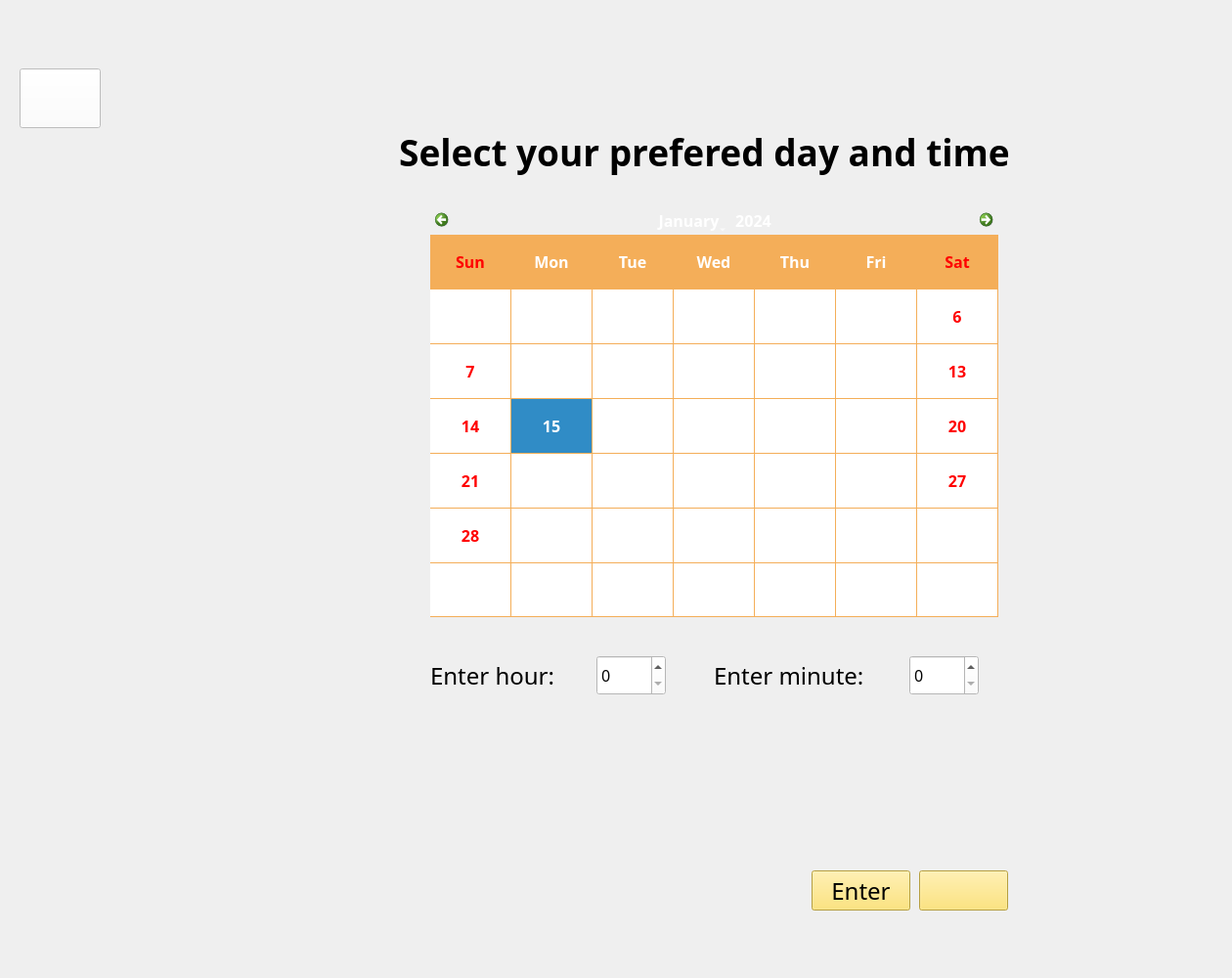
    <widget class="QWidget" name="page_7">
     <widget class="QLabel" name="label">
      <property name="geometry">
       <rect>
        <x>440</x>
        <y>670</y>
        <width>161</width>
        <height>41</height>
       </rect>
      </property>
      <property name="font">
       <font>
        <family>Papyrus</family>
        <pointsize>18</pointsize>
        <weight>50</weight>
        <bold>false</bold>
       </font>
      </property>
      <property name="styleSheet">
       <string notr="true">background-color: rgb(255, 255, 255,0%);</string>
      </property>
      <property name="text">
       <string>Enter hour:</string>
      </property>
     </widget>
     <widget class="QLabel" name="label_2">
      <property name="geometry">
       <rect>
        <x>730</x>
        <y>670</y>
        <width>181</width>
        <height>41</height>
       </rect>
      </property>
      <property name="font">
       <font>
        <family>Papyrus</family>
        <pointsize>18</pointsize>
        <weight>50</weight>
        <bold>false</bold>
       </font>
      </property>
      <property name="styleSheet">
       <string notr="true">background-color: rgb(255, 255, 255,0%);</string>
      </property>
      <property name="text">
       <string>Enter minute:</string>
      </property>
     </widget>
     <widget class="QPushButton" name="enter_timeInput">
      <property name="geometry">
       <rect>
        <x>830</x>
        <y>890</y>
        <width>101</width>
        <height>41</height>
       </rect>
      </property>
      <property name="font">
       <font>
        <family>Papyrus</family>
        <pointsize>18</pointsize>
       </font>
      </property>
      <property name="styleSheet">
       <string notr="true">background-color: rgb(255, 222, 89);</string>
      </property>
      <property name="text">
       <string>Enter</string>
      </property>
     </widget>
     <widget class="QPushButton" name="home_p7">
      <property name="geometry">
       <rect>
        <x>20</x>
        <y>70</y>
        <width>83</width>
        <height>61</height>
       </rect>
      </property>
      <property name="palette">
       <palette>
        <active>
         <colorrole role="WindowText">
          <brush brushstyle="SolidPattern">
           <color alpha="255">
            <red>0</red>
            <green>0</green>
            <blue>0</blue>
           </color>
          </brush>
         </colorrole>
         <colorrole role="Button">
          <brush brushstyle="SolidPattern">
           <color alpha="229">
            <red>255</red>
            <green>255</green>
            <blue>255</blue>
           </color>
          </brush>
         </colorrole>
         <colorrole role="Light">
          <brush brushstyle="SolidPattern">
           <color alpha="255">
            <red>255</red>
            <green>255</green>
            <blue>255</blue>
           </color>
          </brush>
         </colorrole>
         <colorrole role="Midlight">
          <brush brushstyle="SolidPattern">
           <color alpha="255">
            <red>255</red>
            <green>255</green>
            <blue>255</blue>
           </color>
          </brush>
         </colorrole>
         <colorrole role="Dark">
          <brush brushstyle="SolidPattern">
           <color alpha="255">
            <red>127</red>
            <green>127</green>
            <blue>127</blue>
           </color>
          </brush>
         </colorrole>
         <colorrole role="Mid">
          <brush brushstyle="SolidPattern">
           <color alpha="255">
            <red>170</red>
            <green>170</green>
            <blue>170</blue>
           </color>
          </brush>
         </colorrole>
         <colorrole role="Text">
          <brush brushstyle="SolidPattern">
           <color alpha="255">
            <red>0</red>
            <green>0</green>
            <blue>0</blue>
           </color>
          </brush>
         </colorrole>
         <colorrole role="BrightText">
          <brush brushstyle="SolidPattern">
           <color alpha="255">
            <red>255</red>
            <green>255</green>
            <blue>255</blue>
           </color>
          </brush>
         </colorrole>
         <colorrole role="ButtonText">
          <brush brushstyle="SolidPattern">
           <color alpha="255">
            <red>0</red>
            <green>0</green>
            <blue>0</blue>
           </color>
          </brush>
         </colorrole>
         <colorrole role="Base">
          <brush brushstyle="SolidPattern">
           <color alpha="229">
            <red>255</red>
            <green>255</green>
            <blue>255</blue>
           </color>
          </brush>
         </colorrole>
         <colorrole role="Window">
          <brush brushstyle="SolidPattern">
           <color alpha="229">
            <red>255</red>
            <green>255</green>
            <blue>255</blue>
           </color>
          </brush>
         </colorrole>
         <colorrole role="Shadow">
          <brush brushstyle="SolidPattern">
           <color alpha="255">
            <red>0</red>
            <green>0</green>
            <blue>0</blue>
           </color>
          </brush>
         </colorrole>
         <colorrole role="AlternateBase">
          <brush brushstyle="SolidPattern">
           <color alpha="255">
            <red>255</red>
            <green>255</green>
            <blue>255</blue>
           </color>
          </brush>
         </colorrole>
         <colorrole role="ToolTipBase">
          <brush brushstyle="SolidPattern">
           <color alpha="255">
            <red>255</red>
            <green>255</green>
            <blue>220</blue>
           </color>
          </brush>
         </colorrole>
         <colorrole role="ToolTipText">
          <brush brushstyle="SolidPattern">
           <color alpha="255">
            <red>0</red>
            <green>0</green>
            <blue>0</blue>
           </color>
          </brush>
         </colorrole>
         <colorrole role="PlaceholderText">
          <brush brushstyle="NoBrush">
           <color alpha="128">
            <red>0</red>
            <green>0</green>
            <blue>0</blue>
           </color>
          </brush>
         </colorrole>
        </active>
        <inactive>
         <colorrole role="WindowText">
          <brush brushstyle="SolidPattern">
           <color alpha="255">
            <red>0</red>
            <green>0</green>
            <blue>0</blue>
           </color>
          </brush>
         </colorrole>
         <colorrole role="Button">
          <brush brushstyle="SolidPattern">
           <color alpha="229">
            <red>255</red>
            <green>255</green>
            <blue>255</blue>
           </color>
          </brush>
         </colorrole>
         <colorrole role="Light">
          <brush brushstyle="SolidPattern">
           <color alpha="255">
            <red>255</red>
            <green>255</green>
            <blue>255</blue>
           </color>
          </brush>
         </colorrole>
         <colorrole role="Midlight">
          <brush brushstyle="SolidPattern">
           <color alpha="255">
            <red>255</red>
            <green>255</green>
            <blue>255</blue>
           </color>
          </brush>
         </colorrole>
         <colorrole role="Dark">
          <brush brushstyle="SolidPattern">
           <color alpha="255">
            <red>127</red>
            <green>127</green>
            <blue>127</blue>
           </color>
          </brush>
         </colorrole>
         <colorrole role="Mid">
          <brush brushstyle="SolidPattern">
           <color alpha="255">
            <red>170</red>
            <green>170</green>
            <blue>170</blue>
           </color>
          </brush>
         </colorrole>
         <colorrole role="Text">
          <brush brushstyle="SolidPattern">
           <color alpha="255">
            <red>0</red>
            <green>0</green>
            <blue>0</blue>
           </color>
          </brush>
         </colorrole>
         <colorrole role="BrightText">
          <brush brushstyle="SolidPattern">
           <color alpha="255">
            <red>255</red>
            <green>255</green>
            <blue>255</blue>
           </color>
          </brush>
         </colorrole>
         <colorrole role="ButtonText">
          <brush brushstyle="SolidPattern">
           <color alpha="255">
            <red>0</red>
            <green>0</green>
            <blue>0</blue>
           </color>
          </brush>
         </colorrole>
         <colorrole role="Base">
          <brush brushstyle="SolidPattern">
           <color alpha="229">
            <red>255</red>
            <green>255</green>
            <blue>255</blue>
           </color>
          </brush>
         </colorrole>
         <colorrole role="Window">
          <brush brushstyle="SolidPattern">
           <color alpha="229">
            <red>255</red>
            <green>255</green>
            <blue>255</blue>
           </color>
          </brush>
         </colorrole>
         <colorrole role="Shadow">
          <brush brushstyle="SolidPattern">
           <color alpha="255">
            <red>0</red>
            <green>0</green>
            <blue>0</blue>
           </color>
          </brush>
         </colorrole>
         <colorrole role="AlternateBase">
          <brush brushstyle="SolidPattern">
           <color alpha="255">
            <red>255</red>
            <green>255</green>
            <blue>255</blue>
           </color>
          </brush>
         </colorrole>
         <colorrole role="ToolTipBase">
          <brush brushstyle="SolidPattern">
           <color alpha="255">
            <red>255</red>
            <green>255</green>
            <blue>220</blue>
           </color>
          </brush>
         </colorrole>
         <colorrole role="ToolTipText">
          <brush brushstyle="SolidPattern">
           <color alpha="255">
            <red>0</red>
            <green>0</green>
            <blue>0</blue>
           </color>
          </brush>
         </colorrole>
         <colorrole role="PlaceholderText">
          <brush brushstyle="NoBrush">
           <color alpha="128">
            <red>0</red>
            <green>0</green>
            <blue>0</blue>
           </color>
          </brush>
         </colorrole>
        </inactive>
        <disabled>
         <colorrole role="WindowText">
          <brush brushstyle="SolidPattern">
           <color alpha="255">
            <red>127</red>
            <green>127</green>
            <blue>127</blue>
           </color>
          </brush>
         </colorrole>
         <colorrole role="Button">
          <brush brushstyle="SolidPattern">
           <color alpha="229">
            <red>255</red>
            <green>255</green>
            <blue>255</blue>
           </color>
          </brush>
         </colorrole>
         <colorrole role="Light">
          <brush brushstyle="SolidPattern">
           <color alpha="255">
            <red>255</red>
            <green>255</green>
            <blue>255</blue>
           </color>
          </brush>
         </colorrole>
         <colorrole role="Midlight">
          <brush brushstyle="SolidPattern">
           <color alpha="255">
            <red>255</red>
            <green>255</green>
            <blue>255</blue>
           </color>
          </brush>
         </colorrole>
         <colorrole role="Dark">
          <brush brushstyle="SolidPattern">
           <color alpha="255">
            <red>127</red>
            <green>127</green>
            <blue>127</blue>
           </color>
          </brush>
         </colorrole>
         <colorrole role="Mid">
          <brush brushstyle="SolidPattern">
           <color alpha="255">
            <red>170</red>
            <green>170</green>
            <blue>170</blue>
           </color>
          </brush>
         </colorrole>
         <colorrole role="Text">
          <brush brushstyle="SolidPattern">
           <color alpha="255">
            <red>127</red>
            <green>127</green>
            <blue>127</blue>
           </color>
          </brush>
         </colorrole>
         <colorrole role="BrightText">
          <brush brushstyle="SolidPattern">
           <color alpha="255">
            <red>255</red>
            <green>255</green>
            <blue>255</blue>
           </color>
          </brush>
         </colorrole>
         <colorrole role="ButtonText">
          <brush brushstyle="SolidPattern">
           <color alpha="255">
            <red>127</red>
            <green>127</green>
            <blue>127</blue>
           </color>
          </brush>
         </colorrole>
         <colorrole role="Base">
          <brush brushstyle="SolidPattern">
           <color alpha="229">
            <red>255</red>
            <green>255</green>
            <blue>255</blue>
           </color>
          </brush>
         </colorrole>
         <colorrole role="Window">
          <brush brushstyle="SolidPattern">
           <color alpha="229">
            <red>255</red>
            <green>255</green>
            <blue>255</blue>
           </color>
          </brush>
         </colorrole>
         <colorrole role="Shadow">
          <brush brushstyle="SolidPattern">
           <color alpha="255">
            <red>0</red>
            <green>0</green>
            <blue>0</blue>
           </color>
          </brush>
         </colorrole>
         <colorrole role="AlternateBase">
          <brush brushstyle="SolidPattern">
           <color alpha="255">
            <red>255</red>
            <green>255</green>
            <blue>255</blue>
           </color>
          </brush>
         </colorrole>
         <colorrole role="ToolTipBase">
          <brush brushstyle="SolidPattern">
           <color alpha="255">
            <red>255</red>
            <green>255</green>
            <blue>220</blue>
           </color>
          </brush>
         </colorrole>
         <colorrole role="ToolTipText">
          <brush brushstyle="SolidPattern">
           <color alpha="255">
            <red>0</red>
            <green>0</green>
            <blue>0</blue>
           </color>
          </brush>
         </colorrole>
         <colorrole role="PlaceholderText">
          <brush brushstyle="NoBrush">
           <color alpha="128">
            <red>0</red>
            <green>0</green>
            <blue>0</blue>
           </color>
          </brush>
         </colorrole>
        </disabled>
       </palette>
      </property>
      <property name="font">
       <font>
        <pointsize>16</pointsize>
       </font>
      </property>
      <property name="styleSheet">
       <string notr="true">background-color: rgb(255, 255, 255,90%);</string>
      </property>
      <property name="text">
       <string/>
      </property>
      <property name="icon">
       <iconset>
        <normaloff>New Pic/Home_icon.png</normaloff>New Pic/Home_icon.png</iconset>
      </property>
      <property name="iconSize">
       <size>
        <width>100</width>
        <height>50</height>
       </size>
      </property>
     </widget>
     <widget class="QLabel" name="label_3">
      <property name="geometry">
       <rect>
        <x>350</x>
        <y>740</y>
        <width>741</width>
        <height>141</height>
       </rect>
      </property>
      <property name="font">
       <font>
        <family>Papyrus</family>
        <pointsize>20</pointsize>
        <weight>50</weight>
        <bold>false</bold>
       </font>
      </property>
      <property name="styleSheet">
       <string notr="true">background-color: rgb(255, 255, 255,0%);</string>
      </property>
      <property name="text">
       <string/>
      </property>
      <property name="alignment">
       <set>Qt::AlignCenter</set>
      </property>
      <property name="wordWrap">
       <bool>true</bool>
      </property>
     </widget>
     <widget class="QSpinBox" name="hour_in">
      <property name="geometry">
       <rect>
        <x>610</x>
        <y>670</y>
        <width>71</width>
        <height>41</height>
       </rect>
      </property>
      <property name="font">
       <font>
        <family>Papyrus</family>
        <pointsize>12</pointsize>
       </font>
      </property>
      <property name="styleSheet">
       <string notr="true">background-color: rgb(255, 255, 255);</string>
      </property>
      <property name="maximum">
       <number>23</number>
      </property>
     </widget>
     <widget class="QSpinBox" name="minute_in">
      <property name="geometry">
       <rect>
        <x>930</x>
        <y>670</y>
        <width>71</width>
        <height>41</height>
       </rect>
      </property>
      <property name="font">
       <font>
        <family>Papyrus</family>
        <pointsize>12</pointsize>
       </font>
      </property>
      <property name="styleSheet">
       <string notr="true">background-color: rgb(255, 255, 255);</string>
      </property>
      <property name="maximum">
       <number>59</number>
      </property>
     </widget>
     <widget class="QCalendarWidget" name="calendar">
      <property name="geometry">
       <rect>
        <x>440</x>
        <y>210</y>
        <width>581</width>
        <height>421</height>
       </rect>
      </property>
      <property name="palette">
       <palette>
        <active>
         <colorrole role="WindowText">
          <brush brushstyle="SolidPattern">
           <color alpha="255">
            <red>255</red>
            <green>255</green>
            <blue>255</blue>
           </color>
          </brush>
         </colorrole>
         <colorrole role="Button">
          <brush brushstyle="SolidPattern">
           <color alpha="255">
            <red>0</red>
            <green>0</green>
            <blue>0</blue>
           </color>
          </brush>
         </colorrole>
         <colorrole role="Light">
          <brush brushstyle="SolidPattern">
           <color alpha="255">
            <red>255</red>
            <green>255</green>
            <blue>255</blue>
           </color>
          </brush>
         </colorrole>
         <colorrole role="Midlight">
          <brush brushstyle="SolidPattern">
           <color alpha="255">
            <red>255</red>
            <green>255</green>
            <blue>255</blue>
           </color>
          </brush>
         </colorrole>
         <colorrole role="Dark">
          <brush brushstyle="SolidPattern">
           <color alpha="255">
            <red>127</red>
            <green>127</green>
            <blue>127</blue>
           </color>
          </brush>
         </colorrole>
         <colorrole role="Mid">
          <brush brushstyle="SolidPattern">
           <color alpha="255">
            <red>170</red>
            <green>170</green>
            <blue>170</blue>
           </color>
          </brush>
         </colorrole>
         <colorrole role="Text">
          <brush brushstyle="SolidPattern">
           <color alpha="255">
            <red>255</red>
            <green>255</green>
            <blue>255</blue>
           </color>
          </brush>
         </colorrole>
         <colorrole role="BrightText">
          <brush brushstyle="SolidPattern">
           <color alpha="255">
            <red>255</red>
            <green>255</green>
            <blue>255</blue>
           </color>
          </brush>
         </colorrole>
         <colorrole role="ButtonText">
          <brush brushstyle="SolidPattern">
           <color alpha="255">
            <red>255</red>
            <green>255</green>
            <blue>255</blue>
           </color>
          </brush>
         </colorrole>
         <colorrole role="Base">
          <brush brushstyle="SolidPattern">
           <color alpha="255">
            <red>0</red>
            <green>0</green>
            <blue>0</blue>
           </color>
          </brush>
         </colorrole>
         <colorrole role="Window">
          <brush brushstyle="SolidPattern">
           <color alpha="255">
            <red>0</red>
            <green>0</green>
            <blue>0</blue>
           </color>
          </brush>
         </colorrole>
         <colorrole role="Shadow">
          <brush brushstyle="SolidPattern">
           <color alpha="255">
            <red>0</red>
            <green>0</green>
            <blue>0</blue>
           </color>
          </brush>
         </colorrole>
         <colorrole role="AlternateBase">
          <brush brushstyle="SolidPattern">
           <color alpha="255">
            <red>244</red>
            <green>174</green>
            <blue>89</blue>
           </color>
          </brush>
         </colorrole>
         <colorrole role="ToolTipBase">
          <brush brushstyle="SolidPattern">
           <color alpha="255">
            <red>255</red>
            <green>255</green>
            <blue>220</blue>
           </color>
          </brush>
         </colorrole>
         <colorrole role="ToolTipText">
          <brush brushstyle="SolidPattern">
           <color alpha="255">
            <red>255</red>
            <green>255</green>
            <blue>255</blue>
           </color>
          </brush>
         </colorrole>
         <colorrole role="PlaceholderText">
          <brush brushstyle="NoBrush">
           <color alpha="128">
            <red>255</red>
            <green>255</green>
            <blue>255</blue>
           </color>
          </brush>
         </colorrole>
        </active>
        <inactive>
         <colorrole role="WindowText">
          <brush brushstyle="SolidPattern">
           <color alpha="255">
            <red>255</red>
            <green>255</green>
            <blue>255</blue>
           </color>
          </brush>
         </colorrole>
         <colorrole role="Button">
          <brush brushstyle="SolidPattern">
           <color alpha="255">
            <red>0</red>
            <green>0</green>
            <blue>0</blue>
           </color>
          </brush>
         </colorrole>
         <colorrole role="Light">
          <brush brushstyle="SolidPattern">
           <color alpha="255">
            <red>255</red>
            <green>255</green>
            <blue>255</blue>
           </color>
          </brush>
         </colorrole>
         <colorrole role="Midlight">
          <brush brushstyle="SolidPattern">
           <color alpha="255">
            <red>255</red>
            <green>255</green>
            <blue>255</blue>
           </color>
          </brush>
         </colorrole>
         <colorrole role="Dark">
          <brush brushstyle="SolidPattern">
           <color alpha="255">
            <red>127</red>
            <green>127</green>
            <blue>127</blue>
           </color>
          </brush>
         </colorrole>
         <colorrole role="Mid">
          <brush brushstyle="SolidPattern">
           <color alpha="255">
            <red>170</red>
            <green>170</green>
            <blue>170</blue>
           </color>
          </brush>
         </colorrole>
         <colorrole role="Text">
          <brush brushstyle="SolidPattern">
           <color alpha="255">
            <red>255</red>
            <green>255</green>
            <blue>255</blue>
           </color>
          </brush>
         </colorrole>
         <colorrole role="BrightText">
          <brush brushstyle="SolidPattern">
           <color alpha="255">
            <red>255</red>
            <green>255</green>
            <blue>255</blue>
           </color>
          </brush>
         </colorrole>
         <colorrole role="ButtonText">
          <brush brushstyle="SolidPattern">
           <color alpha="255">
            <red>255</red>
            <green>255</green>
            <blue>255</blue>
           </color>
          </brush>
         </colorrole>
         <colorrole role="Base">
          <brush brushstyle="SolidPattern">
           <color alpha="255">
            <red>0</red>
            <green>0</green>
            <blue>0</blue>
           </color>
          </brush>
         </colorrole>
         <colorrole role="Window">
          <brush brushstyle="SolidPattern">
           <color alpha="255">
            <red>0</red>
            <green>0</green>
            <blue>0</blue>
           </color>
          </brush>
         </colorrole>
         <colorrole role="Shadow">
          <brush brushstyle="SolidPattern">
           <color alpha="255">
            <red>0</red>
            <green>0</green>
            <blue>0</blue>
           </color>
          </brush>
         </colorrole>
         <colorrole role="AlternateBase">
          <brush brushstyle="SolidPattern">
           <color alpha="255">
            <red>244</red>
            <green>174</green>
            <blue>89</blue>
           </color>
          </brush>
         </colorrole>
         <colorrole role="ToolTipBase">
          <brush brushstyle="SolidPattern">
           <color alpha="255">
            <red>255</red>
            <green>255</green>
            <blue>220</blue>
           </color>
          </brush>
         </colorrole>
         <colorrole role="ToolTipText">
          <brush brushstyle="SolidPattern">
           <color alpha="255">
            <red>255</red>
            <green>255</green>
            <blue>255</blue>
           </color>
          </brush>
         </colorrole>
         <colorrole role="PlaceholderText">
          <brush brushstyle="NoBrush">
           <color alpha="128">
            <red>255</red>
            <green>255</green>
            <blue>255</blue>
           </color>
          </brush>
         </colorrole>
        </inactive>
        <disabled>
         <colorrole role="WindowText">
          <brush brushstyle="SolidPattern">
           <color alpha="255">
            <red>255</red>
            <green>255</green>
            <blue>255</blue>
           </color>
          </brush>
         </colorrole>
         <colorrole role="Button">
          <brush brushstyle="SolidPattern">
           <color alpha="255">
            <red>0</red>
            <green>0</green>
            <blue>0</blue>
           </color>
          </brush>
         </colorrole>
         <colorrole role="Light">
          <brush brushstyle="SolidPattern">
           <color alpha="255">
            <red>255</red>
            <green>255</green>
            <blue>255</blue>
           </color>
          </brush>
         </colorrole>
         <colorrole role="Midlight">
          <brush brushstyle="SolidPattern">
           <color alpha="255">
            <red>255</red>
            <green>255</green>
            <blue>255</blue>
           </color>
          </brush>
         </colorrole>
         <colorrole role="Dark">
          <brush brushstyle="SolidPattern">
           <color alpha="255">
            <red>127</red>
            <green>127</green>
            <blue>127</blue>
           </color>
          </brush>
         </colorrole>
         <colorrole role="Mid">
          <brush brushstyle="SolidPattern">
           <color alpha="255">
            <red>170</red>
            <green>170</green>
            <blue>170</blue>
           </color>
          </brush>
         </colorrole>
         <colorrole role="Text">
          <brush brushstyle="SolidPattern">
           <color alpha="255">
            <red>255</red>
            <green>255</green>
            <blue>255</blue>
           </color>
          </brush>
         </colorrole>
         <colorrole role="BrightText">
          <brush brushstyle="SolidPattern">
           <color alpha="255">
            <red>255</red>
            <green>255</green>
            <blue>255</blue>
           </color>
          </brush>
         </colorrole>
         <colorrole role="ButtonText">
          <brush brushstyle="SolidPattern">
           <color alpha="255">
            <red>255</red>
            <green>255</green>
            <blue>255</blue>
           </color>
          </brush>
         </colorrole>
         <colorrole role="Base">
          <brush brushstyle="SolidPattern">
           <color alpha="255">
            <red>0</red>
            <green>0</green>
            <blue>0</blue>
           </color>
          </brush>
         </colorrole>
         <colorrole role="Window">
          <brush brushstyle="SolidPattern">
           <color alpha="255">
            <red>0</red>
            <green>0</green>
            <blue>0</blue>
           </color>
          </brush>
         </colorrole>
         <colorrole role="Shadow">
          <brush brushstyle="SolidPattern">
           <color alpha="255">
            <red>0</red>
            <green>0</green>
            <blue>0</blue>
           </color>
          </brush>
         </colorrole>
         <colorrole role="AlternateBase">
          <brush brushstyle="SolidPattern">
           <color alpha="255">
            <red>244</red>
            <green>174</green>
            <blue>89</blue>
           </color>
          </brush>
         </colorrole>
         <colorrole role="ToolTipBase">
          <brush brushstyle="SolidPattern">
           <color alpha="255">
            <red>255</red>
            <green>255</green>
            <blue>220</blue>
           </color>
          </brush>
         </colorrole>
         <colorrole role="ToolTipText">
          <brush brushstyle="SolidPattern">
           <color alpha="255">
            <red>255</red>
            <green>255</green>
            <blue>255</blue>
           </color>
          </brush>
         </colorrole>
         <colorrole role="PlaceholderText">
          <brush brushstyle="NoBrush">
           <color alpha="128">
            <red>255</red>
            <green>255</green>
            <blue>255</blue>
           </color>
          </brush>
         </colorrole>
        </disabled>
       </palette>
      </property>
      <property name="font">
       <font>
        <family>Papyrus</family>
        <pointsize>12</pointsize>
        <weight>75</weight>
        <bold>true</bold>
       </font>
      </property>
      <property name="toolTip">
       <string>&lt;html&gt;&lt;head/&gt;&lt;body&gt;&lt;p&gt;&lt;br/&gt;&lt;/p&gt;&lt;/body&gt;&lt;/html&gt;</string>
      </property>
      <property name="autoFillBackground">
       <bool>false</bool>
      </property>
      <property name="styleSheet">
       <string notr="true">alternate-background-color: rgb(244, 174, 89);
color: rgb(255, 255, 255);
border-color: rgb(244, 174, 89);
gridline-color: rgb(244, 174, 89);</string>
      </property>
      <property name="minimumDate">
       <date>
        <year>2019</year>
        <month>1</month>
        <day>1</day>
       </date>
      </property>
      <property name="maximumDate">
       <date>
        <year>2029</year>
        <month>4</month>
        <day>1</day>
       </date>
      </property>
      <property name="firstDayOfWeek">
       <enum>Qt::Sunday</enum>
      </property>
      <property name="gridVisible">
       <bool>true</bool>
      </property>
      <property name="horizontalHeaderFormat">
       <enum>QCalendarWidget::ShortDayNames</enum>
      </property>
      <property name="verticalHeaderFormat">
       <enum>QCalendarWidget::NoVerticalHeader</enum>
      </property>
     </widget>
     <widget class="QPushButton" name="view_button">
      <property name="geometry">
       <rect>
        <x>940</x>
        <y>890</y>
        <width>91</width>
        <height>41</height>
       </rect>
      </property>
      <property name="font">
       <font>
        <pointsize>18</pointsize>
       </font>
      </property>
      <property name="styleSheet">
       <string notr="true">background-color: rgb(255, 255, 255,75%);
background-color: rgb(255, 222, 89);</string>
      </property>
      <property name="text">
       <string/>
      </property>
      <property name="icon">
       <iconset>
        <normaloff>New Pic/next_button.png</normaloff>New Pic/next_button.png</iconset>
      </property>
      <property name="iconSize">
       <size>
        <width>100</width>
        <height>50</height>
       </size>
      </property>
     </widget>
     <widget class="QLabel" name="label_6">
      <property name="geometry">
       <rect>
        <x>-160</x>
        <y>-20</y>
        <width>1251</width>
        <height>991</height>
       </rect>
      </property>
      <property name="text">
       <string/>
      </property>
      <property name="pixmap">
       <pixmap>New Pic/Calendar.png</pixmap>
      </property>
     </widget>
     <widget class="QLabel" name="all_current_stall_2">
      <property name="geometry">
       <rect>
        <x>350</x>
        <y>100</y>
        <width>741</width>
        <height>111</height>
       </rect>
      </property>
      <property name="font">
       <font>
        <family>Papyrus</family>
        <pointsize>28</pointsize>
        <weight>75</weight>
        <bold>true</bold>
       </font>
      </property>
      <property name="styleSheet">
       <string notr="true">background-color: rgba(0,0,0,0%);</string>
      </property>
      <property name="text">
       <string>Select your prefered day and time</string>
      </property>
      <property name="alignment">
       <set>Qt::AlignCenter</set>
      </property>
     </widget>
     <zorder>label_6</zorder>
     <zorder>label_3</zorder>
     <zorder>label</zorder>
     <zorder>label_2</zorder>
     <zorder>enter_timeInput</zorder>
     <zorder>home_p7</zorder>
     <zorder>hour_in</zorder>
     <zorder>minute_in</zorder>
     <zorder>calendar</zorder>
     <zorder>view_button</zorder>
     <zorder>all_current_stall_2</zorder>
    </widget>
